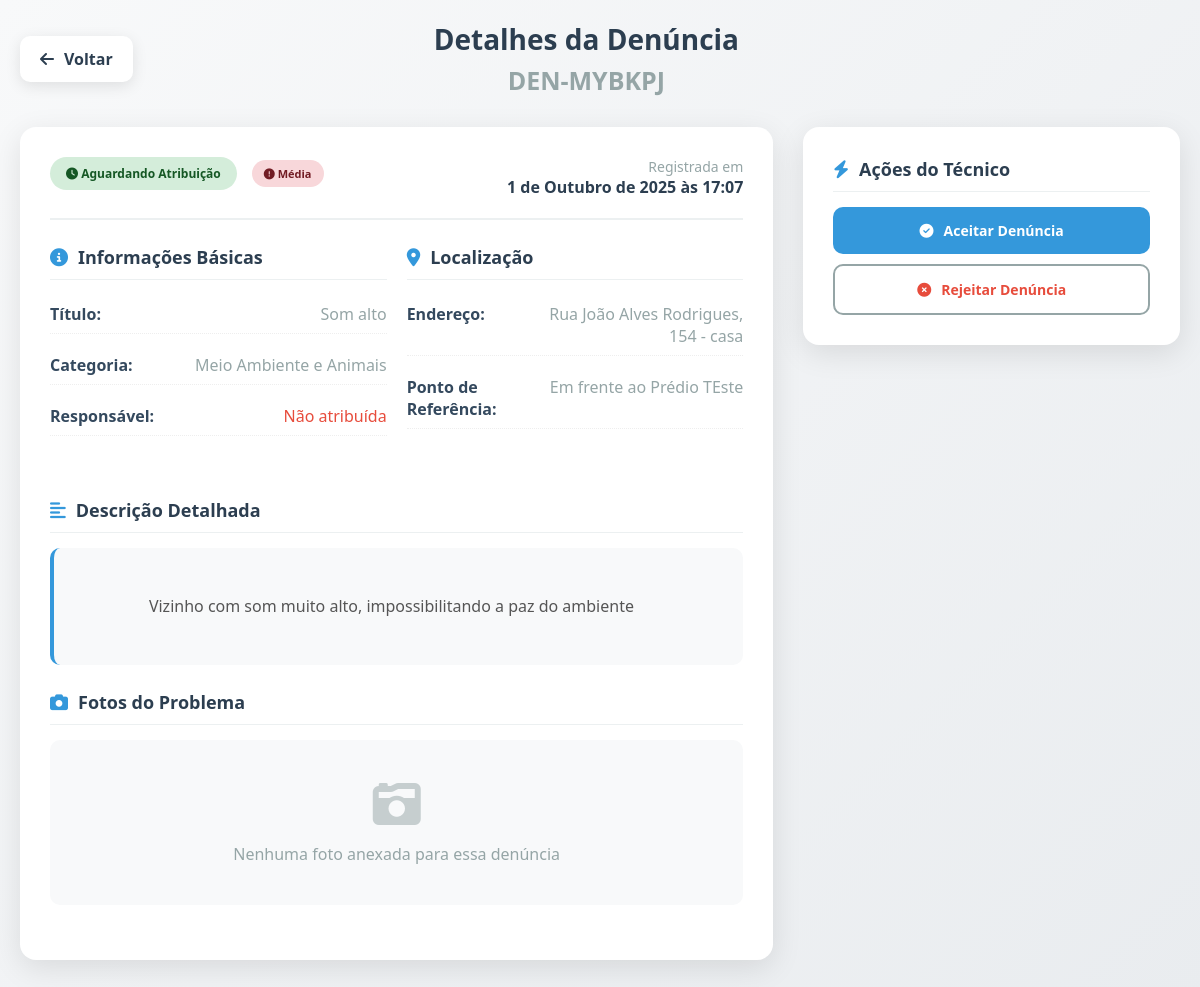
/tecnico/denuncia/DEN-MYBKPJ/ (signed in), run on an earlier commit of the app's database.
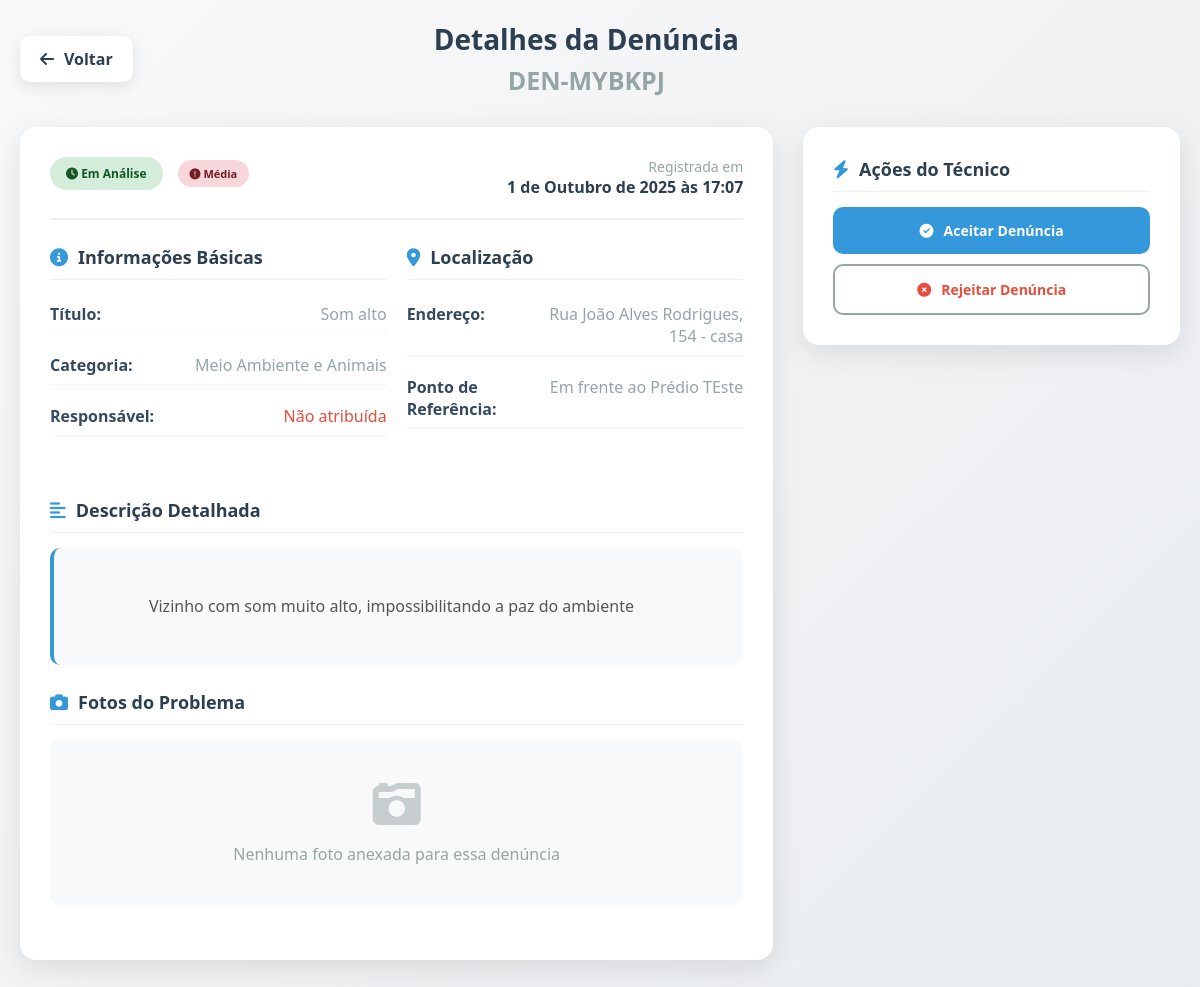
And on a later commit of the database.
### denuncias/models.py (models this page shows, shortened)
class Denuncia(models.Model):
    STATUS_CHOICES = [
        ('NÃO_ATRIBUIDO', 'Aguardando Atribuição'),
        ('RECEBIDA', 'Recebida'),
        ('EM_ANALISE', 'Em Análise'),
        ('EM_ANDAMENTO', 'Em Andamento'),
        ('RESOLVIDA', 'Resolvida'),
        ('ARQUIVADA', 'Arquivada'),
    ]
    PRIORIDADE_CHOICES = [
        ('BAIXA', 'Baixa'),
        ('MEDIA', 'Média'),
        ('ALTA', 'Alta'),
        ('URGENTE', 'Urgente'),
    ]
    protocolo = models.CharField(
        max_length=10,
        primary_key=True,
        blank=True,
        editable=False,
        unique=True,
        verbose_name="Número do Protocolo"
    )
    titulo = models.CharField(
        max_length=200,
        verbose_name="Título da Denúncia",
        help_text="Título resumido do problema"
    )
    descricao = models.TextField(
        verbose_name="Descrição Detalhada",
        help_text="Descreva o problema em detalhes"
    )
    endereco = models.CharField(
        max_length=255,
        verbose_name="Localização",
        help_text="Endereço ou local onde ocorreu o problema"
    )
    ponto_referencia = models.CharField(
        max_length=255,
        blank=True,
        null=True,
        verbose_name="Ponto de Referência",
        help_text="Ponto de referência próximo (opcional)"
    )
    categoria = models.ForeignKey(
        Categoria,
        on_delete=models.PROTECT,
        related_name='denuncias',
        verbose_name="Categoria do Problema"
    )
    status = models.CharField(
        max_length=20,
        choices=STATUS_CHOICES,
        default='NÃO_ATRIBUIDO',
        verbose_name="Status da Denúncia"
    )
    prioridade = models.CharField(
        max_length=20,
        choices=PRIORIDADE_CHOICES,
        default='MEDIA',
        verbose_name="Prioridade"
    )
    contato = models.CharField(
        max_length=100,
        blank=True,
        null=True,
        verbose_name="Contato",
        help_text="Telefone ou e-mail para retorno (opcional)"
    )
    foto = models.ImageField(
        upload_to='denuncias/%Y/%m/%d/',
        blank=True,
        null=True,
        verbose_name="Foto do Problema",
        help_text="Faça upload de uma foto que mostre o problema",
        validators=[
            FileExtensionValidator(
                allowed_extensions=['jpg', 'jpeg', 'png', 'gif'],
                message="Somente imagens JPG, JPEG, PNG ou GIF são permitidas"
            )
        ]
    )
    data_criacao = models.DateTimeField(
        auto_now_add=True,
        verbose_name="Data de Criação"
    )
    data_atualizacao = models.DateTimeField(
        auto_now=True,
        verbose_name="Última Atualização"
    )
    data_previsao_resolucao = models.DateField(
        blank=True,
        null=True,
        verbose_name="Previsão de Resolução"
    )
    data_resolucao = models.DateField(
        blank=True,
        null=True,
        verbose_name="Data de Resolução"
    )
    resolucao = models.TextField(
        blank=True,
        null=True,
        verbose_name="Solução Aplicada",
        help_text="Descrição de como o problema foi resolvido"
    )
    observacoes_internas = models.TextField(
        blank=True,
        null=True,
        verbose_name="Observações Internas",
        help_text="Observações para uso da equipe administrativa"
    )
    tecnico = models.ForeignKey(
    'auth.User',
    null=True,
    blank=True,
    on_delete=models.SET_NULL,
    related_name='denuncias_atribuidas',
    verbose_name="Técnico Responsável"
    )
    class Meta:
        verbose_name = 'Denúncia'
        verbose_name_plural = 'Denúncias'
        ordering = ['-data_criacao']
        indexes = [
            models.Index(fields=['status']),
            models.Index(fields=['prioridade']),
            models.Index(fields=['data_criacao']),
            models.Index(fields=['categoria']),
        ]

class Categoria(models.Model):
    nome = models.CharField(max_length=100, unique=True)
    descricao = models.TextField(blank=True, null=True, help_text="Descrição opcional da categoria")
    ativo = models.BooleanField(default=True, help_text="Se a categoria está ativa para uso")
    ordem = models.PositiveIntegerField(default=0, help_text="Ordem de exibição da categoria")
    class Meta:
        verbose_name = 'Categoria'
        verbose_name_plural = 'Categorias'
        ordering = ['ordem', 'nome']

### tecnico/views.py (the view)
# urls.py: path("denuncia/<str:protocolo>/", views.denuncia_detail, name="denuncia_detail"),
@login_required
def denuncia_detail(request, protocolo):
    denuncia = get_object_or_404(Denuncia, protocolo=protocolo)
    logs = denuncia.logs.all().order_by('-data_acao')
    return render(request, 'denuncia_detail.html', {
        "denuncia": denuncia,
        "logs": logs,
    })

### tecnico/templates/denuncia_detail.html (shortened to what the changed rows need)
<!DOCTYPE html>
<html lang="pt-BR">
  <head>
    <link rel="stylesheet" href="https://cdnjs.cloudflare.com/ajax/libs/font-awesome/6.4.0/css/all.min.css" />
  </head>
  <body>
    <div class="container">
      <div class="header">
        <div class="page-title">
          <h1>Detalhes da Denúncia</h1>
          <p style="font-size: 25px; font-weight: bold; color: var(--gray);">{{ denuncia.protocolo }}</p>
        </div>
      </div>
      <div class="main-content">
        <div>
          <div class="card">
            <div class="card-header">
              <div class="protocolo-info">
                <div class="status-badge status-recebida">
                  <i class="fas fa-clock"></i> {{ denuncia.get_status_display }}
                </div>
                <div class="priority-badge priority-alta">
                  <i class="fas fa-exclamation-circle"></i> {{ denuncia.get_prioridade_display }}
                </div>
              </div>
              <div style="text-align: right;">
                <div style="font-size: 14px; color: var(--gray);">Registrada em</div>
                <div style="font-size: 16px; font-weight: 600; color: var(--secondary);">{{ denuncia.data_criacao }}</div>
              </div>
            </div>
            <div class="info-grid">
              <div class="info-section">
                <div class="info-item">
                  <span class="info-label">Título:</span>
                  <span class="info-value">{{ denuncia.titulo }}</span>
                </div>
                <div class="info-item">
                  <span class="info-label">Categoria:</span>
                  <span class="info-value">{{ denuncia.categoria.nome }}</span>
                </div>
              </div>
              <div class="info-section">
                <div class="info-item">
                  <span class="info-label">Endereço:</span>
                  <span class="info-value"> {{ denuncia.endereco }} </span>
                </div>
                <div class="info-item">
                  <span class="info-label">Ponto de Referência:</span>
                  <span class="info-value"> {{ denuncia.ponto_referencia }} </span>
                </div>
              </div>
            </div>
            <div class="info-section">
              <div class="description-box">
                <div class="description-text">
                  {{ denuncia.descricao }}
                </div>
              </div>
            </div>
          </div>
        </div>
      </div>
    </div>
  </body>
</html>

What changed in the data, as far as the page shows it:
changed Denuncia "DEN-MYBKPJ": status "Aguardando Atribuição" → "Em Análise"
